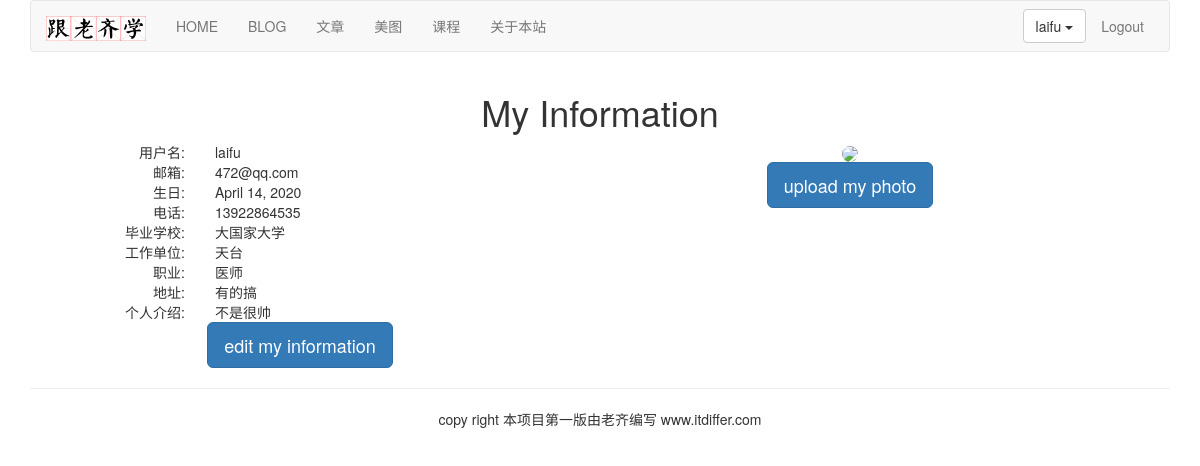
The app's page /account/my-information/ (signed in) with its own data.
### account/models.py (models this page shows, shortened)
class UserProfile(models.Model):
    user = models.OneToOneField(User, on_delete=models.CASCADE, unique=True)  # 唯一键
    birth = models.DateField(blank=True, null=True)     # 可以为空,也可以为null
    phone = models.CharField(max_length=20, null=True)

class UserInfo(models.Model):
    user = models.OneToOneField(User, on_delete=models.CASCADE, unique=True)
    school = models.CharField(max_length=100, blank=True)
    company = models.CharField(max_length=100, blank=True)
    profession = models.CharField(max_length=100, blank=True)
    address = models.CharField(max_length=100, blank=True)
    aboutme = models.TextField(blank=True)
    photo = models.ImageField(blank=True)   # 图片

### account/views.py (the view)
# urls.py: path('my-information/', views.myself, name="my_information"),
@login_required()
def myself(request):
    if UserProfile.objects.filter(user=request.user).count() != 0:
        userprofile = UserProfile.objects.get(user=request.user)
    else:
        userprofile = UserProfile.objects.create(user=request.user)
    userinfo = UserInfo.objects.get(user=request.user) if hasattr(request.user, 'userinfo') else UserInfo.objects.create(user=request.user)
    return render(request, "account/myself.html", {"user": request.user, "userinfo": userinfo, "userprofile":userprofile})

### templates/account/myself.html (shortened to what this page needs)
{% extends "base.html" %}
{% block title %}my information{% endblock %} {% block content %}
<div class="row text-center vertical-middle-sm">
    <h1>My Information</h1>
    <div class="row">
        <div class="col-md-6" > <div class="row">
            <div class="col-md-4 text-right"><span>用户名:</span></div>
            <div class="col-md-8 text-left">{{user.username}}</div>
        </div>
            <div class="row">
                <div class="col-md-4 text-right"><span>邮箱:</span></div> <div class="col-md-8 text-left">{{user.email}}</div>
            </div>
            <div class="row">
                <div class="col-md-4 text-right"><span>生日:</span></div>
                <div class="col-md-8 text-left">{{userprofile.birth}}</div>
            </div>
            <div class="row">
                <div class="col-md-4 text-right"><span>电话:</span></div> <div class="col-md-8 text-left">{{userprofile.phone}}</div>
            </div>
            <div class="row">
                <div class="col-md-4 text-right"><span>毕业学校:</span></div>
                <div class="col-md-8 text-left">{{userinfo.school}}</div>
            </div>
            <div class="row">
                <div class="col-md-4 text-right"><span>工作单位:</span></div> <div class="col-md-8 text-left">{{userinfo.company}}</div>
            </div>
            <div class="row">
                <div class="col-md-4 text-right"><span>职业:</span></div>
                <div class="col-md-8 text-left">{{userinfo.profession}}</div>
            </div>
            <div class="row">
                <div class="col-md-4 text-right"><span>地址:</span></div> <div class="col-md-8 text-left">{{userinfo.address}}</div>
            </div>
            <div class="row">
                <div class="col-md-4 text-right"><span>个人介绍:</span></div>
                <div class="col-md-8 text-left">{{userinfo.aboutme}}</div>
            </div>
            <a href="{% url 'account:edit_my_information' %}">
                <button class="btn btn-primary btn-lg">edit my information</button>
            </a>
        </div>
        <div class="col-md-6">
            {% load static %}
            <div style="margin-right:100px">
                {% if userinfo.photo %}
                <img src="{{ userinfo.photo | striptags }}" class="img-circle" id="my_photo" name="user_face">
                {% else %}
                <img name="user_face" src="{% static 'images/newton.jpg' %}" class="img-circle" id="my_photo">
                {% endif %}
            </div>
            <div style="margin-right:100px">
                <button class="btn btn-primary btn-lg" id= "upload_image" onclick="upload_image_layer()">upload my photo</button>
            </div>
        </div>
    </div>
</div>
{% endblock %}

### templates/header.html (shortened to what this page needs)
{% load static %}
<div class="container">
    <nav class="navbar navbar-default" role="navigation">
        <div class="navbar-header">
            <a class="navbar-brand" href="http://www.itdiffer.com">
                <img src="{% static '/images/logo.png' %}" width="100px">
            </a>
        </div>
        <div>
            <ul class="nav navbar-nav" role="navigation">
                <li><a href="{% url 'home' %}">HOME</a></li>
                <li><a href="{% url 'blog:blog_title' %}">BLOG</a></li>
                <li><a href="{% url 'article:article_titles' %}">文章</a></li>
                <li><a href="{% url 'image:falls_images' %}">美图</a></li>
                <li><a href="{% url 'course:course_list' %}">课程</a></li>
                <li><a href="{% url 'course:about'%}">关于本站</a></li>
            </ul>
            <ul class="nav navbar-nav navbar-right" style="margin-right:10px">
                {% if user.is_authenticated %}
                <li>
                    <div class="dropdown" style="margin-top:8px">
                        <button class='btn btn-default dropdown-toggle' type='button' id='dropdownMenu' data-toggle='dropdown'>{{ user.username }}
                            <span class='caret'></span>
                        </button>
                    </div>
                </li>
                <li><a href="{% url 'account:user_logout' %}">Logout</a></li>
                {% else %}
                <li><a href="{% url 'account:user_login' %}">LOGIN</a></li>
                <li><a href="{% url 'account:user_register' %}">Sign up</a></li>
                {% endif %}
            </ul>
        </div>
    </nav>
</div>

### records on screen
UserProfile: birth "April 14, 2020", phone "13922864535"
UserInfo: school "大国家大学", company "天台", profession "医师", address "有的搞", aboutme "不是很帅"

### other values on screen
{{ user.username }} "laifu"
{{ user.email }} "472@qq.com"
